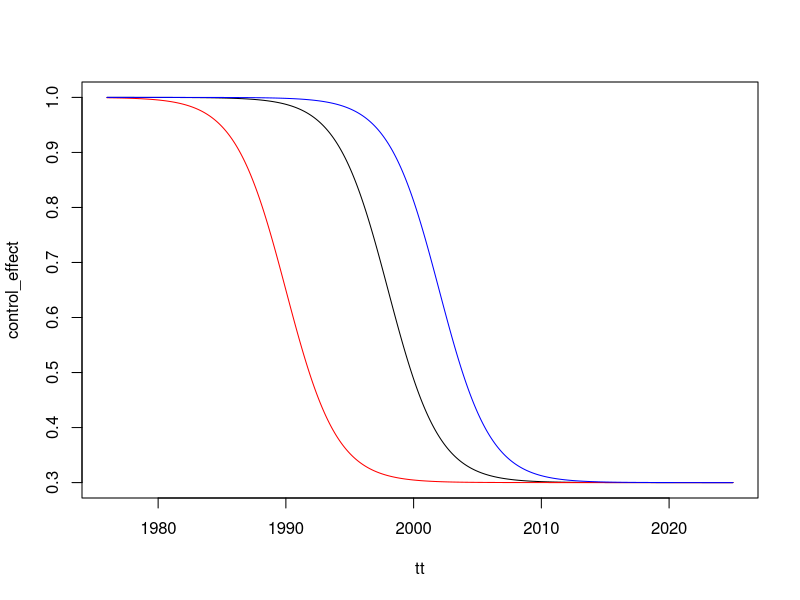
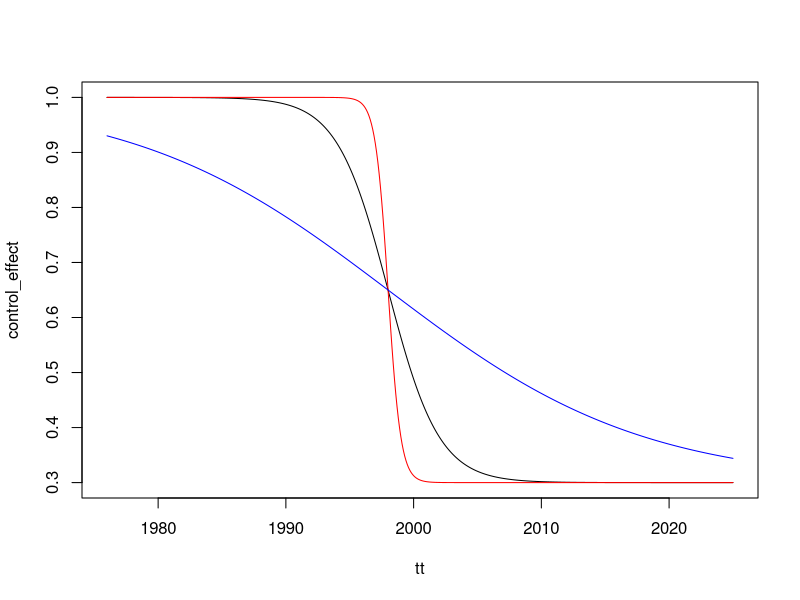
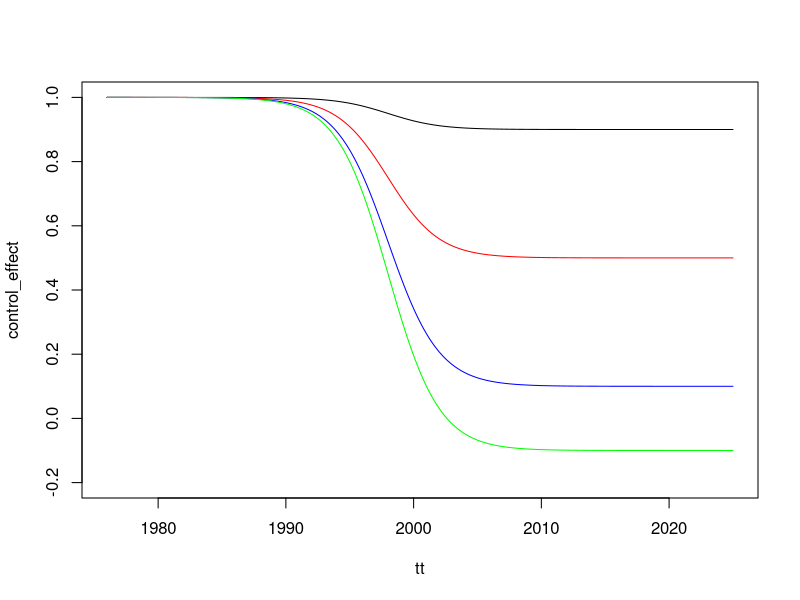
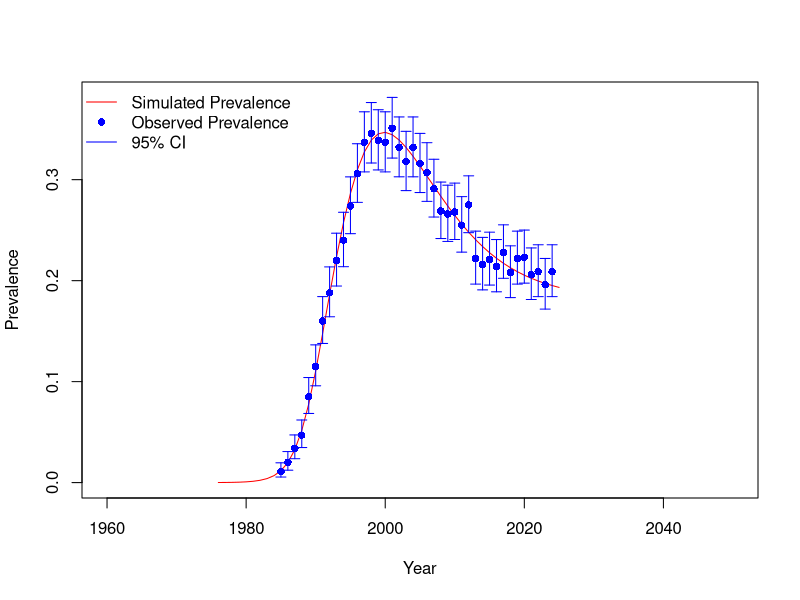

The R script that drew these images, in order: (Note: this script raises an error after producing the figures.)
# HIV Model Fitting for Evaluating Interventions: A Simulation Exercise


# Things I noted:
# ProgRt being used different in the two ODE systems



# ============================================================
# Setup
# ============================================================

rm(list = ls())
graphics.off()

require(dplyr)
require(boot)
require(deSolve)
require(ellipse)
require(ggplot2)

# ============================================================
# Global Parameters and Initial Conditions
# ============================================================

initial_prevalence <- exp(-9.5)
time_sequence <- seq(1976, 2025, by = 1)
initial_conditions <- c(S = 1 - initial_prevalence, I1 = initial_prevalence, I2 = 0, I3 = 0, I4 = 0, CI = 0, CD = 0)
infection_states <- paste0('I', 1:4)

# ============================================================
# Disease Model Functions
# ============================================================

SImodel <- function(time, state, parameters) {
	with(c(parameters, as.list(state)), {
		I <- I1 + I2 + I3 + I4
		N <- I + S
		transmission_rate <- Beta * exp(-alpha * I / N)
		
		dS <- birthRt * N - deathRt * S - transmission_rate * S * I / N
		dI1 <- transmission_rate * S * I / N - progRt * I1 - deathRt * I1
		dI2 <- progRt * I1 - progRt * I2 - deathRt * I2
		dI3 <- progRt * I2 - progRt * I3 - deathRt * I3
		dI4 <- progRt * I3 - progRt * I4 - deathRt * I4
		dCI <- transmission_rate * S * I / N
		dCD <- progRt * I4
		
		list(c(dS, dI1, dI2, dI3, dI4, dCI, dCD))
	})
}

cMax <-0.7; cRate <- 0.5; cHalf <- 1998
tt <- seq(1976, 2025, by = 0.1)
control_effect <- pmin(1, 1 - cMax / (1 + exp(-cRate * (tt - cHalf))))
plot(tt, control_effect, type = 'l')
cMax <-0.7; cRate <- 0.5; cHalf <- 1990
control_effect <- pmin(1, 1 - cMax / (1 + exp(-cRate * (tt - cHalf))))
lines(tt, control_effect, col = 'red')
cMax <-0.7; cRate <- 0.5; cHalf <- 2002
control_effect <- pmin(1, 1 - cMax / (1 + exp(-cRate * (tt - cHalf))))
lines(tt, control_effect, col = 'blue')

cMax <-0.7; cRate <- 0.5; cHalf <- 1998
tt <- seq(1976, 2025, by = 0.1)
control_effect <- pmin(1, 1 - cMax / (1 + exp(-cRate * (tt - cHalf))))
plot(tt, control_effect, type = 'l')
cMax <-0.7; cRate <- 2; cHalf <- 1998
control_effect <- pmin(1, 1 - cMax / (1 + exp(-cRate * (tt - cHalf))))
lines(tt, control_effect, col = 'red')
cMax <-0.7; cRate <- 0.1; cHalf <- 1998
control_effect <- pmin(1, 1 - cMax / (1 + exp(-cRate * (tt - cHalf))))
lines(tt, control_effect, col = 'blue')

cMax <-0.1; cRate <- 0.5; cHalf <- 1998
tt <- seq(1976, 2025, by = 0.1)
control_effect <- pmin(1, 1 - cMax / (1 + exp(-cRate * (tt - cHalf))))
plot(tt, control_effect, type = 'l', ylim = c(-0.2,1))
cMax <-0.5; cRate <- 0.5; cHalf <- 1998
control_effect <- pmin(1, 1 - cMax / (1 + exp(-cRate * (tt - cHalf))))
lines(tt, control_effect, col = 'red')
cMax <-0.9; cRate <- 0.5; cHalf <- 1998
control_effect <- pmin(1, 1 - cMax / (1 + exp(-cRate * (tt - cHalf))))
lines(tt, control_effect, col = 'blue')
cMax <-1.1; cRate <- 0.5; cHalf <- 1998
control_effect <- pmin(1, 1 - cMax / (1 + exp(-cRate * (tt - cHalf))))
lines(tt, control_effect, col = 'green')

SI4control <- function(time, state, parameters) {
	with(c(as.list(state), parameters), {
		N <- sum(state[1:5])
		I <- I1 + I2 + I3 + I4
		lambda <- Beta * exp(-alpha * I / N)
		g <- 4 * progRt
		control_effect <- min(1, 1 - cMax / (1 + exp(-cRate * (time - cHalf))))
		
		dS <- birthRt * N - control_effect * lambda * S * I / N - deathRt * S
		progression <- g * c(I1, I2, I3, I4)
		dI <- c(control_effect * lambda * S * I / N, progression[1:3]) - progression - deathRt * c(I1, I2, I3, I4)
		dCI <- control_effect * lambda * S * I / N
		dCD <- progression[4]
		
		list(c(dS, dI, dCI, dCD))
	})
}

create_disease_parameters <- function(Beta = 0.6 ## transmission coefficient when prevalence is 0 
																												, alpha = 3.5 ## for transmission coefficient: decline with prevalence
																												, progRt = (1/15) ## rate of of progression through each of the I classes, for 10 years total
																												, birthRt = .03 ## birth rate, 3% of people give birth per year
																												, deathRt = 1/60 ## 60 year natural life expectancy
																												, cMax = 0.7 # 1 - THIS is intervention effect
																												, cRate = 0.5
																												, cHalf = 1998
){
	return(as.list(environment())) ## ARG
}

# ============================================================
# Simulation and Sampling Functions
# ============================================================

simulate_epidemic <- function(initial_conditions, time_sequence, model_function, parameters) {
sim_data <- as.data.frame(lsoda(initial_conditions, time_sequence, model_function, parms = parameters))
	sim_data$I <- rowSums(sim_data[, infection_states])
	sim_data$N <- rowSums(sim_data[, c('S', infection_states)])
	sim_data$P <- sim_data$I / sim_data$N
	return(sim_data)
}

simulate_epidemic(initial_conditions, time_sequence, SI4control, create_disease_parameters())
summary(simulate_epidemic(initial_conditions, time_sequence, SI4control, create_disease_parameters(cMax = 1.1)))
## I THINK THIS IS THE PROBLEM


sample_epidemic <- function(simulated_data, sample_times = seq(1985, 2024, by = 1), sample_sizes = rep(1000, length(sample_times))) {
	prevalence <- simulated_data$P[round(simulated_data$time, 4) %in% round(sample_times, 4)]
	num_positive <- rbinom(length(sample_sizes), sample_sizes, prevalence)
	lci <- mapply(function(x, n) binom.test(x, n)$conf.int[1], x = num_positive, n = sample_sizes)
	uci <- mapply(function(x, n) binom.test(x, n)$conf.int[2], x = num_positive, n = sample_sizes)
	
	data.frame(time = sample_times, numPos = num_positive, numSamp = sample_sizes, sampPrev = num_positive / sample_sizes, lci = lci, uci = uci)
}

# sim1 <- simulate_epidemic(initial_conditions, time_sequence, SI4control, create_disease_parameters(cMax = 1.1))
# sample_epidemic(sim1)

# sim1 <- simulate_epidemic(initial_conditions, time_sequence, SI4control, create_disease_parameters(cMax = 1.1))
# sample_epidemic(sim1)

sim2 <- simulate_epidemic(initial_conditions, time_sequence, SI4control, create_disease_parameters(cMax = 0.9))
simdata2 <- sample_epidemic(sim2)



# ============================================================
# Estimation Functions
# ============================================================

substitute_parameters <- function(estimated_params, fixed_params) {
	for (name in names(estimated_params)) {
		if (grepl('log_', name)) {
			param_name <- gsub('log_', '', name)
			fixed_params[[param_name]] <- exp(estimated_params[[name]])
		} else if (grepl('logit_', name))  {
			param_name <- gsub('logit_', '', name)
		  fixed_params[[param_name]] <- 1/(1+exp(-estimated_params[[name]]))
		} else {
			fixed_params[[name]] <- estimated_params[[name]]
		}
	}
	return(fixed_params)
}

substitute_parameters(c(log_cRate = 0.5, logit_cMax = log(0.2/0.8)), create_disease_parameters())

calculate_nll <- function(parameters, observed_data, model_function) {
	# browser()
	simulated_data <- simulate_epidemic(initial_conditions, time_sequence, model_function, parameters)
	matched_times <- simulated_data$time %in% observed_data$time
	if (any(is.na(simulated_data$P[matched_times])) || any(simulated_data$P[matched_times] < 0 | simulated_data$P[matched_times] > 1)) {
		warning(paste0("Invalid prevalence values (NA or outside [0,1]) detected"))
		# warning(paste0("Invalid prevalence values (NA or outside [0,1]) detected", parameters$cMax ))
		return(1e6)
	}
	nll_values <- dbinom(observed_data$numPos, observed_data$numSamp, prob = simulated_data$P[matched_times], log = TRUE)
	return(-sum(nll_values))
}

calculate_nll(create_disease_parameters(), simdata2, SI4control)

estimate_mle <- function(observed_data, model_function, initial_guess, fixed_params) {
  
  # browser()
  
	objective_function <- function(fit_params) {
	  # browser()
		updated_params <- substitute_parameters(fit_params, fixed_params)
		calculate_nll(updated_params, observed_data, model_function)
	}
	
	mle_fit_pre <- optim(par = initial_guess, fn = objective_function, method = "SANN", control = list(trace = 1, maxit = 150))
	mle_fit <- optim(par = mle_fit_pre$par, fn = objective_function, method = "Nelder-Mead", control = list(trace = 1, maxit = 1000), hessian = TRUE)
	
	estimated_params <- mle_fit$par
	covariance_matrix <- solve(mle_fit$hessian)
	standard_errors <- sqrt(diag(covariance_matrix))
	
	list(params = estimated_params, se = standard_errors, loglik = mle_fit$value, fit = mle_fit, fisherInfMatrix = covariance_matrix)
}

estimate_lse <- function(observed_data, model_function, initial_guess, fixed_params) {
	lse_objective <- function(fit_params) {
		updated_params <- substitute_parameters(fit_params, fixed_params)
		simulated_data <- simulate_epidemic(initial_conditions, time_sequence, model_function, updated_params)
		
		matched_times <- simulated_data$time %in% observed_data$time
		observed_prev <- observed_data$numPos / observed_data$numSamp
		predicted_prev <- simulated_data$P[matched_times]
		sum((observed_prev - predicted_prev)^2)
	}
	
	lse_fit <- optim(par = initial_guess, fn = lse_objective, method = "Nelder-Mead", control = list(trace = 1, maxit = 1000), hessian = TRUE)
	
	estimated_params <- lse_fit$par
	covariance_matrix <- solve(lse_fit$hessian)
	standard_errors <- sqrt(diag(covariance_matrix))
	
	list(params = estimated_params, se = standard_errors, ssr = lse_fit$value, fit = lse_fit)
}

# ============================================================
# Run Simulation, Sampling, Estimation and Grid Evaluation
# ============================================================

# gather_cmax <- gather_crate <- c()
# for (ii in 1:100){
# set.seed(45)

true_params <- create_disease_parameters()
simulated_data <- simulate_epidemic(initial_conditions, time_sequence, SI4control, true_params)
observed_data <- sample_epidemic(simulated_data)

plot(simulated_data$time, simulated_data$P, type = 'l', col = 'red', ylab = 'Prevalence', xlab = 'Year',  xlim = c(1960, 2050), ylim = c(0, max(simulated_data$P, observed_data$uci)))
points(observed_data$time, observed_data$sampPrev, col = 'blue', pch = 16)
# Add confidence intervals
arrows(observed_data$time, observed_data$lci, observed_data$time, observed_data$uci, angle = 90, code = 3, length = 0.05, col = 'blue')
legend('topleft', legend = c('Simulated Prevalence', 'Observed Prevalence', '95% CI'), col = c('red', 'blue', 'blue'), pch = c(NA, 16, NA), lty = c(1, NA, 1), bty = 'n')

initial_guess <- c(logit_cMax = log(0.6/0.4), log_cRate = log(0.4))
# initial_guess <- c(log_cMax = log(1), log_cRate = log(3))

mle_result <- estimate_mle(observed_data, SI4control, initial_guess, true_params)
exp( mle_result$params['log_cRate'])
1/(1+exp(-mle_result$params['logit_cMax']))
# gather_crate[ii] <- exp( mle_result$params['log_cRate'])
# gather_cmax[ii] <- 1/(1+exp(-mle_result$params['logit_cMax']))
true_params[c('cMax','cRate')]

# }
  
# lse_result <- estimate_lse(observed_data, SI4control, initial_guess, true_params)

cat("MLE Estimates:", exp(unname(mle_result$params)), "\n")
cat("LSE Estimates:", exp(unname(lse_result$params)), "\n")
true_params[c('cMax','cRate')]


# ============================================================
# Likelihood Grid Evaluation Using Profile Likelihood Approach
# ============================================================

logit <- function(x){
 log(x/(1-x)) 
}

invlogit <- function(x){
  1/(1+exp(-x)) 
}

# Define profile likelihood objective function
objXcMax_cRate <- function(cMax, cRate, fixed_params = true_params) {
	fit_params <- c(logit_cMax = logit(cMax), log_cRate = log(cRate))
	updated_params <- substitute_parameters(fit_params, fixed_params)
	calculate_nll(updated_params, observed_data, SI4control)
}

# Vectorize it to evaluate over a grid
objXcMax_cRateVEC <- Vectorize(objXcMax_cRate, vectorize.args = c("cMax", "cRate"))

# Create parameter grids
res <- 50
cMax_seq <- seq(0.6, 0.8, length.out = res)
cRate_seq <- seq(0.1, 1.5, length.out = res)

# Evaluate likelihood surface using outer()
likelihood_surface <- outer(cMax_seq, cRate_seq, objXcMax_cRateVEC)

# ggplot(data, aes(X, Y, fill= Z)) + 
#   geom_tile()

# Confidence cutoff using chi-square approximation
min_likelihood <- min(likelihood_surface)
max_likelihood <- max(likelihood_surface)
conf_cutoff <- min_likelihood + qchisq(0.95, df = 2) / 2

# Plot the profile likelihood surface

par(cex = 1.2)
plot(1, 1, type = 'n', log = '',
		 xlim = range(cMax_seq), ylim = range(cRate_seq),
		 xlab = expression(c[max]), ylab = expression(c[rate]),
		 main = "-log(likelihood) contours", bty = "n")


plotlevels <- c(seq(min_likelihood, 1.5*min_likelihood, length.out = 10), seq(1.55*min_likelihood, max_likelihood, length.out = 10))

.filled.contour(cMax_seq, cRate_seq, likelihood_surface,
								levels = plotlevels,
								col = topo.colors(20))

# Add 95% profile likelihood contour
contour(cMax_seq, cRate_seq, likelihood_surface, levels = conf_cutoff,
				col = "black", lwd = 2, labels = "", labcex = 0.2, add = TRUE)

# Add Fisher information ellipse
lines(exp(ellipse(mle_result$fisherInfMatrix, centre = mle_result$params, level = .95)), lty = 2)

# Add MLE and true parameter points
points(invlogit(mle_result$params['logit_cMax']), exp(mle_result$params['log_cRate']), pch = 16, col = 'black')
points(true_params$cMax, true_params$cRate, pch = 16, col = 'red')

# Add legend
legend("topleft",
			 legend = c('Truth', 'MLE', '95% CI (Profile Likelihood)', '95% CI (Fisher Information)'),
			 lty = c(NA, NA, 1, 2), pch = c(16, 16, NA, NA),
			 col = c('red', rep('black', 3)), bg = 'white', bty = 'n')
